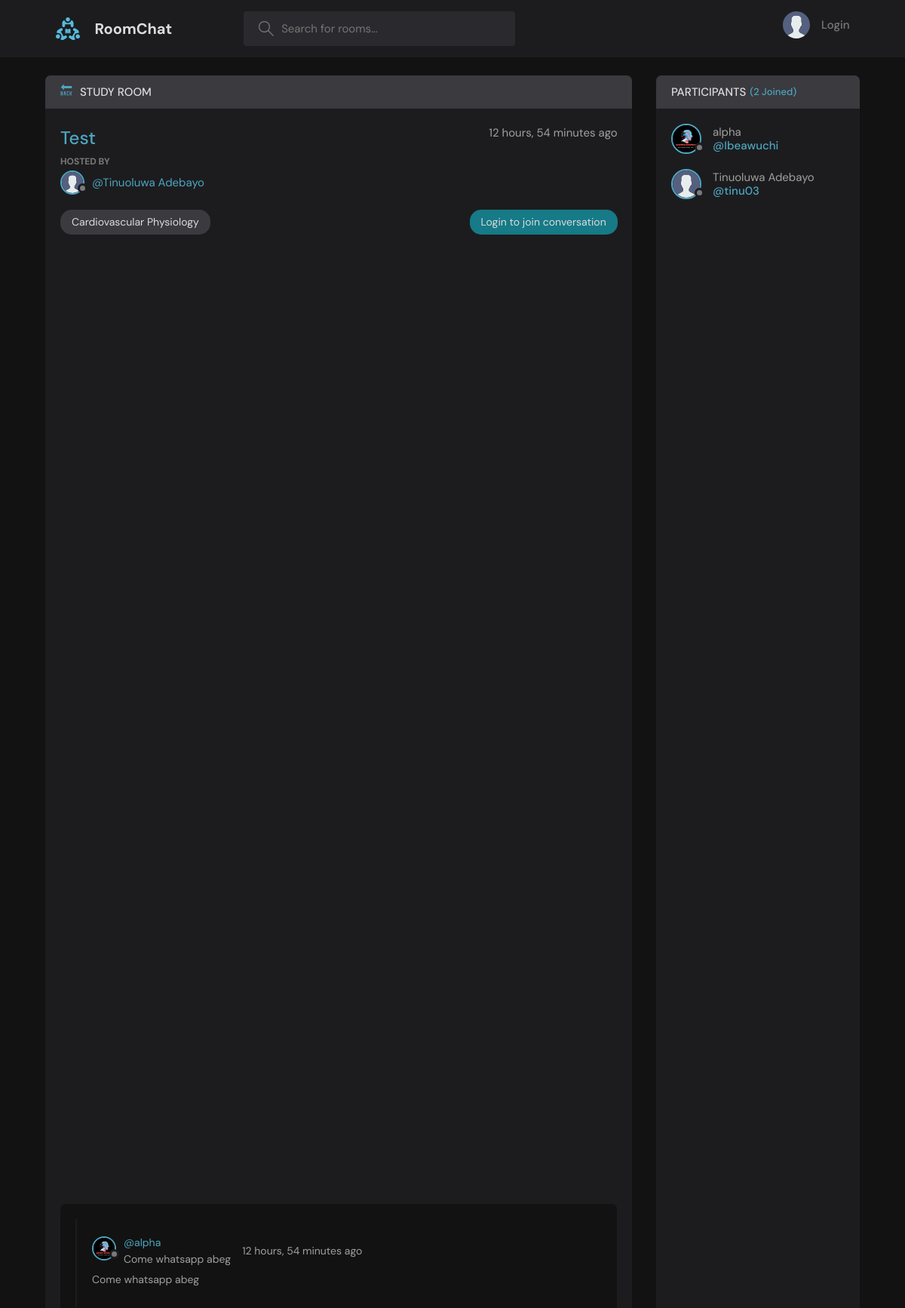
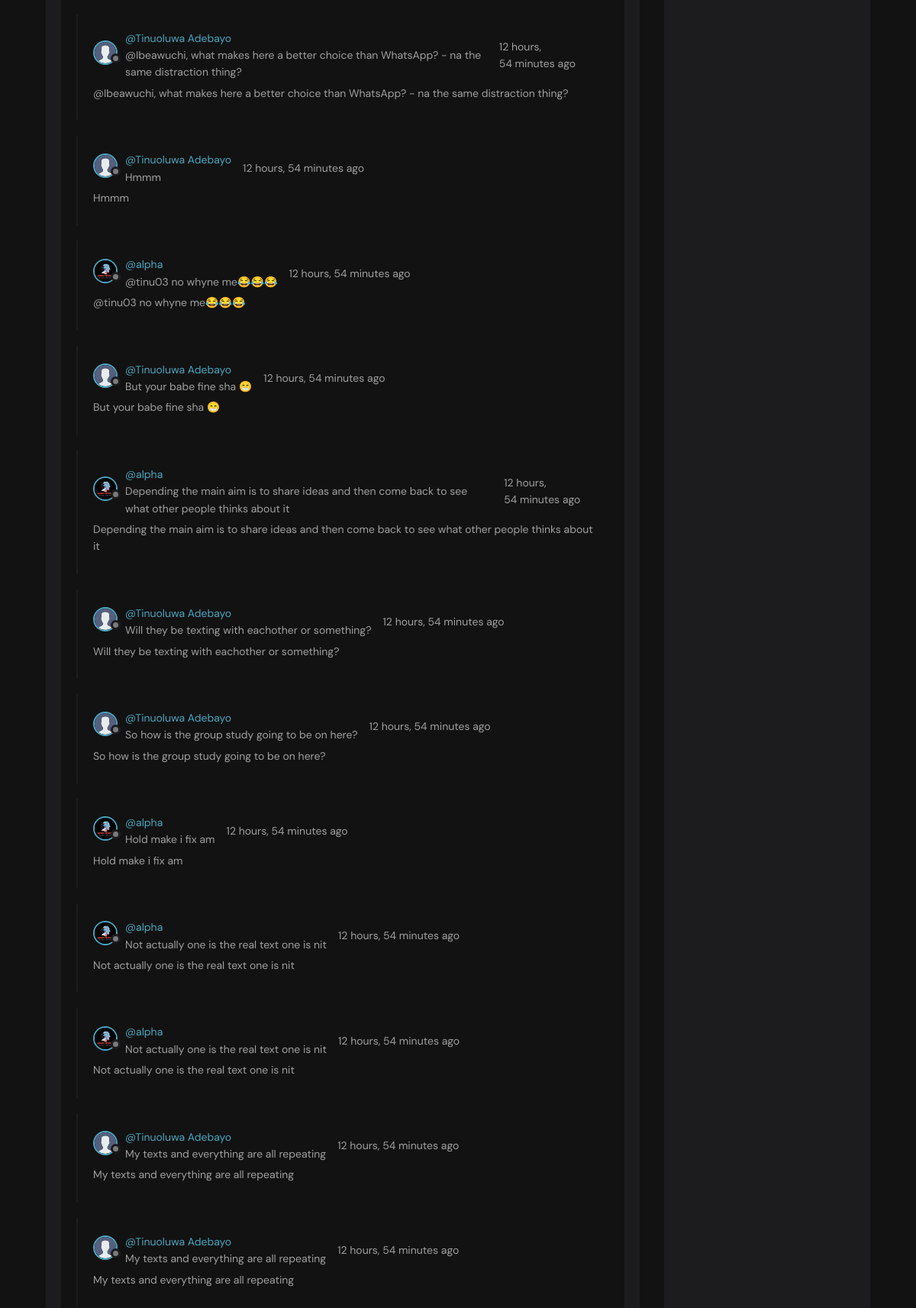
Page /study_groups/room/7/ (upper part) on the committed database (2 pictures, top to bottom).
### study_groups/models.py (models this page shows, shortened)
class Room(models.Model):
    host = models.ForeignKey(User, on_delete=models.SET_NULL, null=True)
    topic = models.ForeignKey(Topic, on_delete=models.SET_NULL, null=True)
    name = models.CharField(max_length=200)
    description = models.TextField(null=True, blank=True)
    participants = models.ManyToManyField(User, related_name='participants', blank=True)
    updated = models.DateField(auto_now=True)
    created = models.DateField(auto_now_add=True)

class Topic(models.Model):
    name = models.CharField(max_length=200)
    def __str__(self):
        return self.name

class Message(models.Model):
    user = models.ForeignKey(User, on_delete=models.CASCADE)
    room = models.ForeignKey(Room, on_delete=models.CASCADE)
    body = models.TextField()
    media = models.FileField(upload_to='messages/', null=True, blank=True)
    update = models.DateField(auto_now=True)
    created = models.DateField(auto_now_add=True)

### users/models.py (models this page shows)
class User(AbstractUser):
    name = models.CharField(max_length=200, null=True)
    email = models.EmailField(unique=True, null=True)
    avatar = models.ImageField(upload_to='users/profile/', null=True, default='/avatar/avatar.svg')
    bio = models.TextField(null=True)
    USERNAME_FIELD = 'email'
    REQUIRED_FIELDS = []

### study_groups/views.py (the view, shortened to what this page needs)
# urls.py: path('room/<str:pk>/', views.room, name='room'),
def room(request, pk):
    room = Room.objects.get(id=pk)
    room_messages = room.message_set.all().order_by('-id')
    participants = room.participants.all()
    context = {'room': room, 'room_messages': room_messages, 'participants': participants}
    return render(request, 'study_groups/room.html', context)

### study_groups/templates/study_groups/room.html (shortened to what this page needs)
{% extends 'study_groups/base.html' %}
{% load static %}
{% block content %}
<main class="profile-page layout layout--2">
  <div class="container">
    <div class="room">
      <div class="room__top">
        <div class="room__topLeft">
          <a href="{% url 'study_group_home' %}">
          </a>
          <h3>Study Room</h3>
        </div>
      </div>
      <div class="room__box scroll">
        <div class="room__header scroll">
          <div class="room__info">
            <h3>{{ room.name }}</h3>
            <span>{{ room.created|timesince }} ago</span>
          </div>
          <div class="room__hosted">
            <p>Hosted By</p>
            <a href="{% url 'user_profile' room.host.id %}" class="room__author">
              <div class="avatar avatar--small">
                <img src="{{room.host.avatar.url}}" />
              </div>
              <span>@{{ room.host.name }}</span>
            </a>
          </div>
          <div class="container-grid" style="display: flex; justify-content: space-between;">
          <span class="room__topics">{{ room.topic }}</span>
          {% if not user.is_authenticated %}
          <a style="background-color: #167a87;" href="{% url 'login' %}" class="room__topics">Login to join conversation</a>
          {% endif %}
          </div>
        </div>
        <div class="room__conversation">
          <div class="threads scroll">
            {% for message in room_messages %}
            <div class="thread">
              <div class="thread__top">
                <div class="thread__author">
                  <div class="thread__authorInfo">
                    <a href="{% url 'user_profile' message.user.id %}">
                      <div class="avatar avatar--small">
                        <img src="{{message.user.avatar.url}}" />
                      </div>
                    </a>
                    <div class="message-container slide-mention" data-username="{{ message.user.username }}">
                      <a href="{% url 'user_profile' message.user.id %}">
                        <small class="mention-username">@{{ message.user.name }}</small>
                      </a>
                      <p>{{ message.body }}</p>
                    </div>
                  </div>
                  <span class="thread__date">{{ message.created|timesince }} ago</span>
                </div>
              </div>
              <div class="thread__details">{{ message.body }}</div>
            </div>
            {% endfor %}
          </div>
        </div>
      </div>
    </div>
    <div class="participants">
      <h3 class="participants__top">Participants <span>({{participants.count}} Joined)</span></h3>
      <div class="participants__list scroll">
        {% for user in participants %}
        <a href="{% url 'user_profile' user.id %}" class="participant">
          <div class="avatar avatar--medium">
            <img src="{{user.avatar.url}}" />
          </div>
          <p>{{ user.name }} <span>@{{ user.username }}</span></p>
        </a>
        {% endfor %}
      </div>
    </div>
  </div>
</main>
{% endblock %}

### study_groups/templates/study_groups/room.html (style rules this page uses)
.slide-mention { position: relative; cursor: pointer; user-select: none; transition: transform 0.2s ease; }

### rows in the picture
Room: name "Test", created "12 hours, 54 minutes", host.avatar (placeholder picture), host.name "Tinuoluwa Adebayo", topic "Cardiovascular Physiology"
Message: user.avatar (picture), user.name "alpha", body "Come whatsapp abeg", created "12 hours, 54 minutes"
Message: user.avatar (placeholder picture), user.name "Tinuoluwa Adebayo", body "@Ibeawuchi, what makes here a better choice than WhatsApp? - na the same distraction thing?", created "12 hours, 54 minutes"
Message: user.avatar (placeholder picture), user.name "Tinuoluwa Adebayo", body "Hmmm", created "12 hours, 54 minutes"
Message: user.avatar (picture), user.name "alpha", body "@tinu03 no whyne me😂😂😂", created "12 hours, 54 minutes"
Message: user.avatar (placeholder picture), user.name "Tinuoluwa Adebayo", body "But your babe fine sha 😁", created "12 hours, 54 minutes"
Message: user.avatar (picture), user.name "alpha", body "Depending the main aim is to share ideas and then come back to see what other people thinks about it", created "12 hours, 54 minutes"
Message: user.avatar (placeholder picture), user.name "Tinuoluwa Adebayo", body "Will they be texting with eachother or something?", created "12 hours, 54 minutes"
Message: user.avatar (placeholder picture), user.name "Tinuoluwa Adebayo", body "So how is the group study going to be on here?", created "12 hours, 54 minutes"
Message: user.avatar (picture), user.name "alpha", body "Hold make i fix am", created "12 hours, 54 minutes"
Message: user.avatar (picture), user.name "alpha", body "Not actually one is the real text one is nit", created "12 hours, 54 minutes"
Message: user.avatar (picture), user.name "alpha", body "Not actually one is the real text one is nit", created "12 hours, 54 minutes"
Message: user.avatar (placeholder picture), user.name "Tinuoluwa Adebayo", body "My texts and everything are all repeating", created "12 hours, 54 minutes"
Message: user.avatar (placeholder picture), user.name "Tinuoluwa Adebayo", body "My texts and everything are all repeating", created "12 hours, 54 minutes"
User: avatar (picture), name "alpha", username "Ibeawuchi"
User: avatar (placeholder picture), name "Tinuoluwa Adebayo", username "tinu03"

### other values in the picture
{{ participants.count }} "2"
